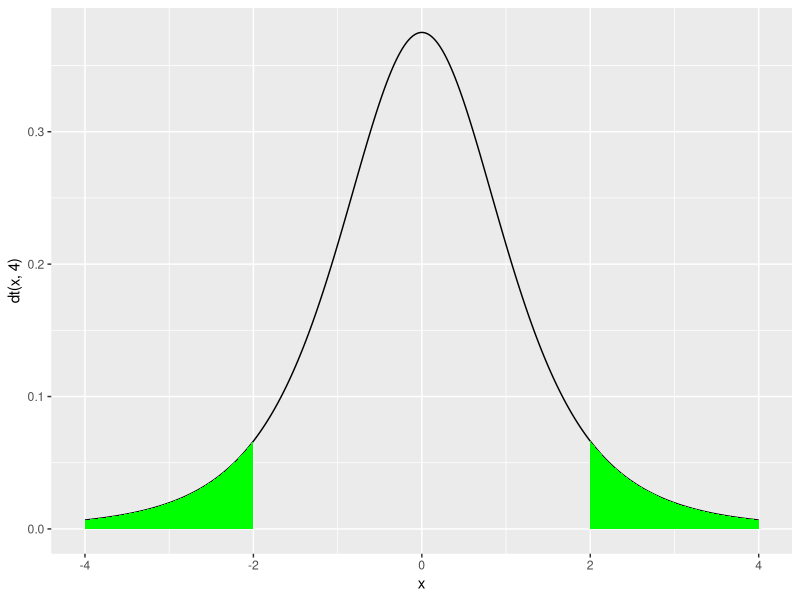
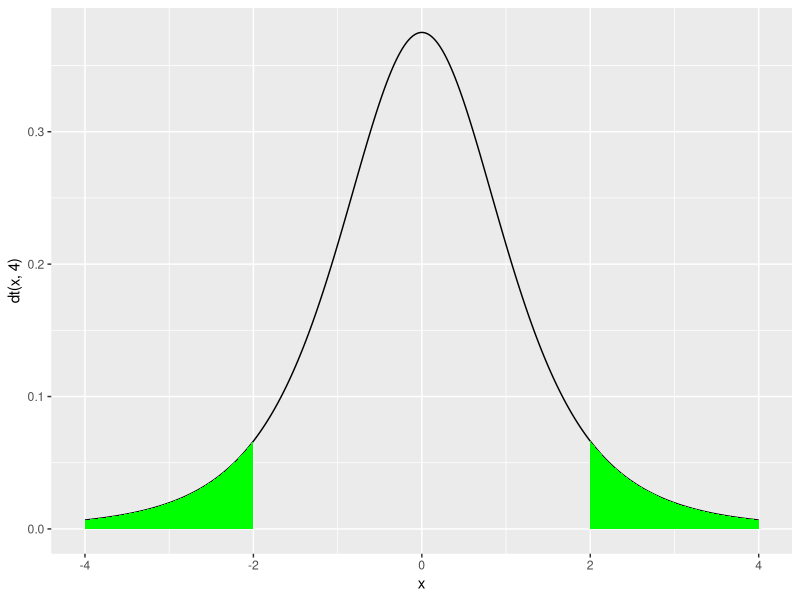

R code for these plots, in order:
## ---- chunk 1
library(ggplot2);

# domain for distribution
x <- seq(-4,4,.01); 

# create the polygons for shading
# polygon vertices are: {x, dnorm(x)}; {x_last, 0}; {x_first, 0}; 
rx <- seq(2, 4, .1);
r <- data.frame(hx=c(rx,4,2), hy=c(dt(rx,4),0,0), direction=factor("hi"));
# lo side is mirror (-x, y) of hi side
r <- rbind(r, data.frame(hx=-r$hx, hy=r$hy, direction=factor("lo")));

# plot the distribution
g <- ggplot() + aes(x=x, y=dt(x,4)) + geom_line();

# add the polygons
# use `group = direction` to tell ggplot that there are 2 regions in the df
g <- g + geom_polygon(data=r, aes(x=hx, y=hy, group=direction), fill="green")

example_t_dist <- g;

print(example_t_dist);
## ---- chunk 2
mu0 <- 0;
baseline <- c(140, 138, 150, 148, 135);
week2 <- c(132, 135, 151, 146, 130);
X <- mean(week2 - baseline);
n <- 5;      
df <- n-1;
SE <- sd(week2 - baseline)/sqrt(n);

TS <- (X - mu0)/SE;
tQ <- c(-1,1) * qt(.975,df);

TS <- round(TS, 2);
tQ <- round(tQ, 2);
## ---- chunk 3
data.frame(X=X, TS=TS)
data.frame(tQ=tQ)
## ---- chunk 4
# from above, TS = -2.26; df = 4
pt(-2.26, 4, lower.tail = TRUE) * 2 
## ---- chunk 5

t.test(y=baseline, x=week2, alternative="two.sided", mu=0, paired=TRUE, conf.level=0.025)
## ---- chunk 6
1100 + c(-1,1) * qt(.975,8) * (30/sqrt(9))
## ---- chunk 7
print(example_t_dist)
## ---- chunk 8
X <- 1100
n <- 9
sigma <- 30
SE <- sigma / sqrt(n)

X + c(-1, 1) * qt(.975,8) * SE
## ---- chunk 9
binom.test(x = c(3,1), p = 0.5, alternative="greater", conf.level = .95)$p.value

pbinom(2, size = 4, prob = 0.5, lower.tail = FALSE)

choose(4, 3) * 0.5^4 + choose(4, 4) * 0.5^4
## ---- chunk 10
poisson.test(x=10, T=1787, r=.01, alternative = "less")$p.value

ppois(10, lambda = 0.01 * 1787)
## ---- chunk 11
n1 <- n2 <- 9
x1 <- -3 ##treated
x2 <- 1 ##placebo
s1 <- 1.5 ##treated
s2 <- 1.8 ##placebo
df1 <- df2 <- 8
dof <- 16

Sp <- sqrt( 8*(s1^2 + s2^2) /16 )
SE <- Sp * sqrt(2/9)
TS <- (x1 - x2) / SE
P <- pt(TS, dof) * 2  # b/c two-sided, pt is half the probability

Sp <- signif(Sp, 3);  SE <- signif(SE, 3);  TS <- signif(TS, 3);  P <- signif(P, 3);

data.frame(Sp, SE, TS, P)
## ---- chunk 12
n <- 100;
d <- .01;
s <- .04;

power.t.test(n=100, delta=.01, sd=.04, type="paired", alternative="one.sided")$power

pnorm(1.645 * 0.004, mean = 0.01, sd = 0.004, lower.tail = FALSE)
## ---- chunk 13
power.t.test(n=NULL, delta=.01, sd=.04, power=.9, type="paired", alternative="one.sided")$n

ceiling((4 * (qnorm(0.95) - qnorm(0.1)))^2)
